Frame 1 (no input): blank canvas, image omitted
Frame 60 (the mouse pressed at the canvas centre just before this capture): blank canvas, image omitted
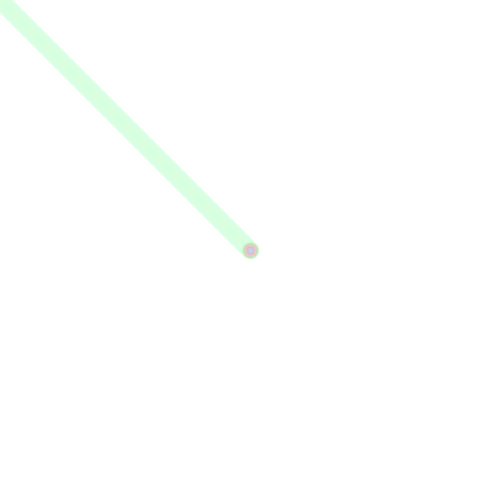
Frame 120 (the mouse held since frame 60 and released just before this capture)

The Processing sketch whose frames 1 and 60 were blank and that drew this single picture after the mouse press (run headless with seeded random() and noise(); from frame 60 on, the mouse is pressed at the canvas centre):

// Processing sketch: processing_104320
// ── processing_104320.pde

float x;
float y;
float px;
float py;
float easing=0.05;
void setup(){
  size(500,500);
  background(255);
  colorMode(HSB);
  
  smooth();
 
}
void draw(){
  float targetX=mouseX;
  x+=(targetX-x)*easing;
  float targetY=mouseY;
  y+=(targetY-y)*easing;
float weight=dist(x,y,px,py);
strokeWeight(weight);
    stroke(random(255),100,255,100);
    py=y;
   px=x;
  if (mousePressed==true){
   
    //ellipse(mouseX,mouseY,5,5);
  line(mouseX,mouseY,pmouseX,pmouseY);
  }
}
